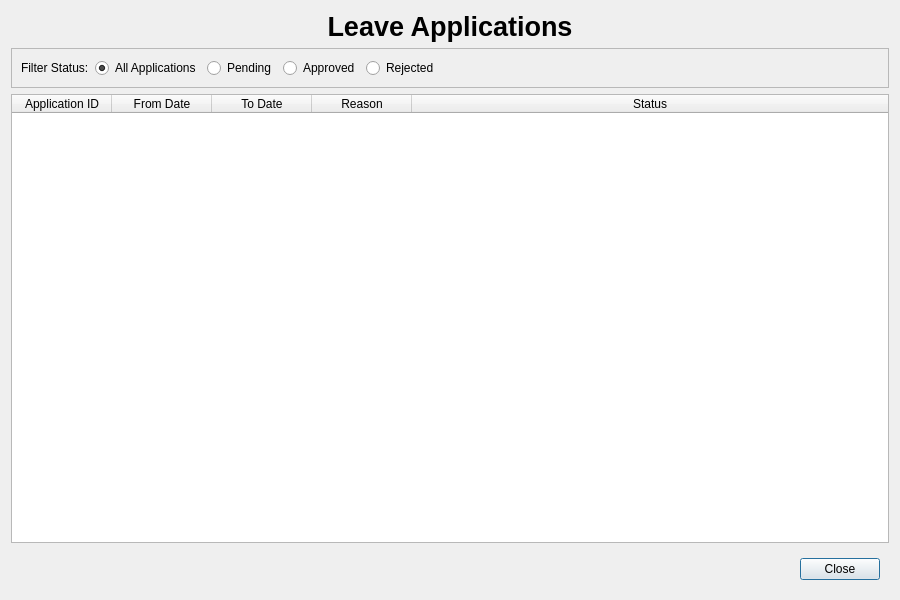
<?xml version="1.0" encoding="UTF-8"?>
<ui version="4.0">
    <class>EmpPendingTable</class>
    <widget class="QDialog" name="EmpPendingTable">
        <property name="geometry">
            <rect>
                <x>0</x>
                <y>0</y>
                <width>900</width>
                <height>600</height>
            </rect>
        </property>
        <property name="windowTitle">
            <string>Leave Applications</string>
        </property>
        <layout class="QVBoxLayout" name="verticalLayout">
            <item>
                <widget class="QLabel" name="titleLabel">
                    <property name="sizePolicy">
                        <sizepolicy hsizetype="Preferred" vsizetype="Fixed">
                            <horstretch>0</horstretch>
                            <verstretch>0</verstretch>
                        </sizepolicy>
                    </property>
                    <property name="text">
                        <string>&lt;html&gt;&lt;head/&gt;&lt;body&gt;&lt;p align=&quot;center&quot;&gt;&lt;span style=&quot; font-size:20pt; font-weight:700;&quot;&gt;Leave Applications&lt;/span&gt;&lt;/p&gt;&lt;/body&gt;&lt;/html&gt;</string>
                    </property>
                    <property name="alignment">
                        <set>Qt::AlignmentFlag::AlignCenter</set>
                    </property>
                </widget>
            </item>
            <item>
                <widget class="QFrame" name="filterFrame">
                    <property name="frameShape">
                        <enum>QFrame::StyledPanel</enum>
                    </property>
                    <layout class="QHBoxLayout" name="horizontalLayout">
                        <item>
                            <widget class="QLabel" name="filterLabel">
                                <property name="text">
                                    <string>Filter Status:</string>
                                </property>
                            </widget>
                        </item>
                        <item>
                            <widget class="QRadioButton" name="allRadioButton">
                                <property name="text">
                                    <string>All Applications</string>
                                </property>
                                <property name="checked">
                                    <bool>true</bool>
                                </property>
                            </widget>
                        </item>
                        <item>
                            <widget class="QRadioButton" name="pendingRadioButton">
                                <property name="text">
                                    <string>Pending</string>
                                </property>
                            </widget>
                        </item>
                        <item>
                            <widget class="QRadioButton" name="approvedRadioButton">
                                <property name="text">
                                    <string>Approved</string>
                                </property>
                            </widget>
                        </item>
                        <item>
                            <widget class="QRadioButton" name="rejectedRadioButton">
                                <property name="text">
                                    <string>Rejected</string>
                                </property>
                            </widget>
                        </item>
                        <item>
                            <spacer name="horizontalSpacer">
                                <property name="orientation">
                                    <enum>Qt::Orientation::Horizontal</enum>
                                </property>
                                <property name="sizeHint" stdset="0">
                                    <size>
                                        <width>40</width>
                                        <height>20</height>
                                    </size>
                                </property>
                            </spacer>
                        </item>
                    </layout>
                </widget>
            </item>
            <item>
                <widget class="QTableWidget" name="leaveTable">
                    <property name="selectionMode">
                        <enum>QAbstractItemView::SelectionMode::SingleSelection</enum>
                    </property>
                    <property name="selectionBehavior">
                        <enum>QAbstractItemView::SelectionBehavior::SelectRows</enum>
                    </property>
                    <property name="sortingEnabled">
                        <bool>true</bool>
                    </property>
                    <attribute name="horizontalHeaderStretchLastSection">
                        <bool>true</bool>
                    </attribute>
                    <column>
                        <property name="text">
                            <string>Application ID</string>
                        </property>
                    </column>
                    <column>
                        <property name="text">
                            <string>From Date</string>
                        </property>
                    </column>
                    <column>
                        <property name="text">
                            <string>To Date</string>
                        </property>
                    </column>
                    <column>
                        <property name="text">
                            <string>Reason</string>
                        </property>
                    </column>
                    <column>
                        <property name="text">
                            <string>Status</string>
                        </property>
                    </column>
                </widget>
            </item>
            <item>
                <widget class="QFrame" name="buttonFrame">
                    <layout class="QHBoxLayout" name="horizontalLayout_2">
                        <item>
                            <spacer name="horizontalSpacer_2">
                                <property name="orientation">
                                    <enum>Qt::Orientation::Horizontal</enum>
                                </property>
                                <property name="sizeHint" stdset="0">
                                    <size>
                                        <width>40</width>
                                        <height>20</height>
                                    </size>
                                </property>
                            </spacer>
                        </item>
                        <item>
                            <widget class="QPushButton" name="closeButton">
                                <property name="text">
                                    <string>Close</string>
                                </property>
                            </widget>
                        </item>
                    </layout>
                </widget>
            </item>
        </layout>
    </widget>
    <resources/>
    <connections/>
</ui>
